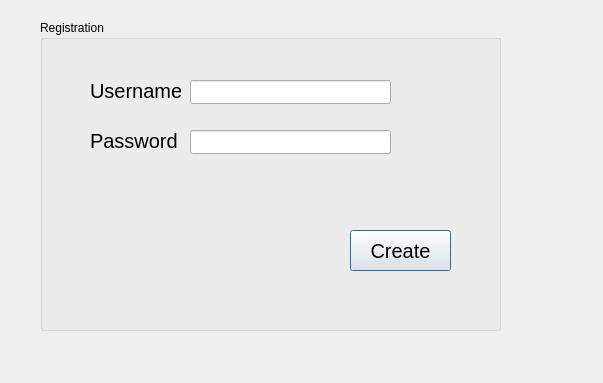
<?xml version="1.0" encoding="UTF-8"?>
<ui version="4.0">
 <class>RegistrationWindow</class>
 <widget class="QDialog" name="RegistrationWindow">
  <property name="geometry">
   <rect>
    <x>0</x>
    <y>0</y>
    <width>603</width>
    <height>383</height>
   </rect>
  </property>
  <property name="windowTitle">
   <string>Dialog</string>
  </property>
  <widget class="QGroupBox" name="registration_group_box">
   <property name="geometry">
    <rect>
     <x>40</x>
     <y>20</y>
     <width>461</width>
     <height>311</height>
    </rect>
   </property>
   <property name="title">
    <string>Registration</string>
   </property>
   <widget class="QLabel" name="reg_username_label">
    <property name="geometry">
     <rect>
      <x>50</x>
      <y>50</y>
      <width>91</width>
      <height>41</height>
     </rect>
    </property>
    <property name="font">
     <font>
      <pointsize>15</pointsize>
     </font>
    </property>
    <property name="text">
     <string>Username</string>
    </property>
   </widget>
   <widget class="QLabel" name="reg_password_label">
    <property name="geometry">
     <rect>
      <x>50</x>
      <y>100</y>
      <width>101</width>
      <height>41</height>
     </rect>
    </property>
    <property name="font">
     <font>
      <pointsize>15</pointsize>
     </font>
    </property>
    <property name="text">
     <string>Password</string>
    </property>
   </widget>
   <widget class="QLineEdit" name="reg_username_line_edit">
    <property name="geometry">
     <rect>
      <x>150</x>
      <y>60</y>
      <width>201</width>
      <height>24</height>
     </rect>
    </property>
   </widget>
   <widget class="QPushButton" name="reg_create_push_button">
    <property name="geometry">
     <rect>
      <x>310</x>
      <y>210</y>
      <width>101</width>
      <height>41</height>
     </rect>
    </property>
    <property name="font">
     <font>
      <pointsize>15</pointsize>
     </font>
    </property>
    <property name="text">
     <string>Create</string>
    </property>
   </widget>
   <widget class="QLineEdit" name="reg_password_line_edit">
    <property name="geometry">
     <rect>
      <x>150</x>
      <y>110</y>
      <width>201</width>
      <height>24</height>
     </rect>
    </property>
   </widget>
  </widget>
 </widget>
 <resources/>
 <connections/>
</ui>
